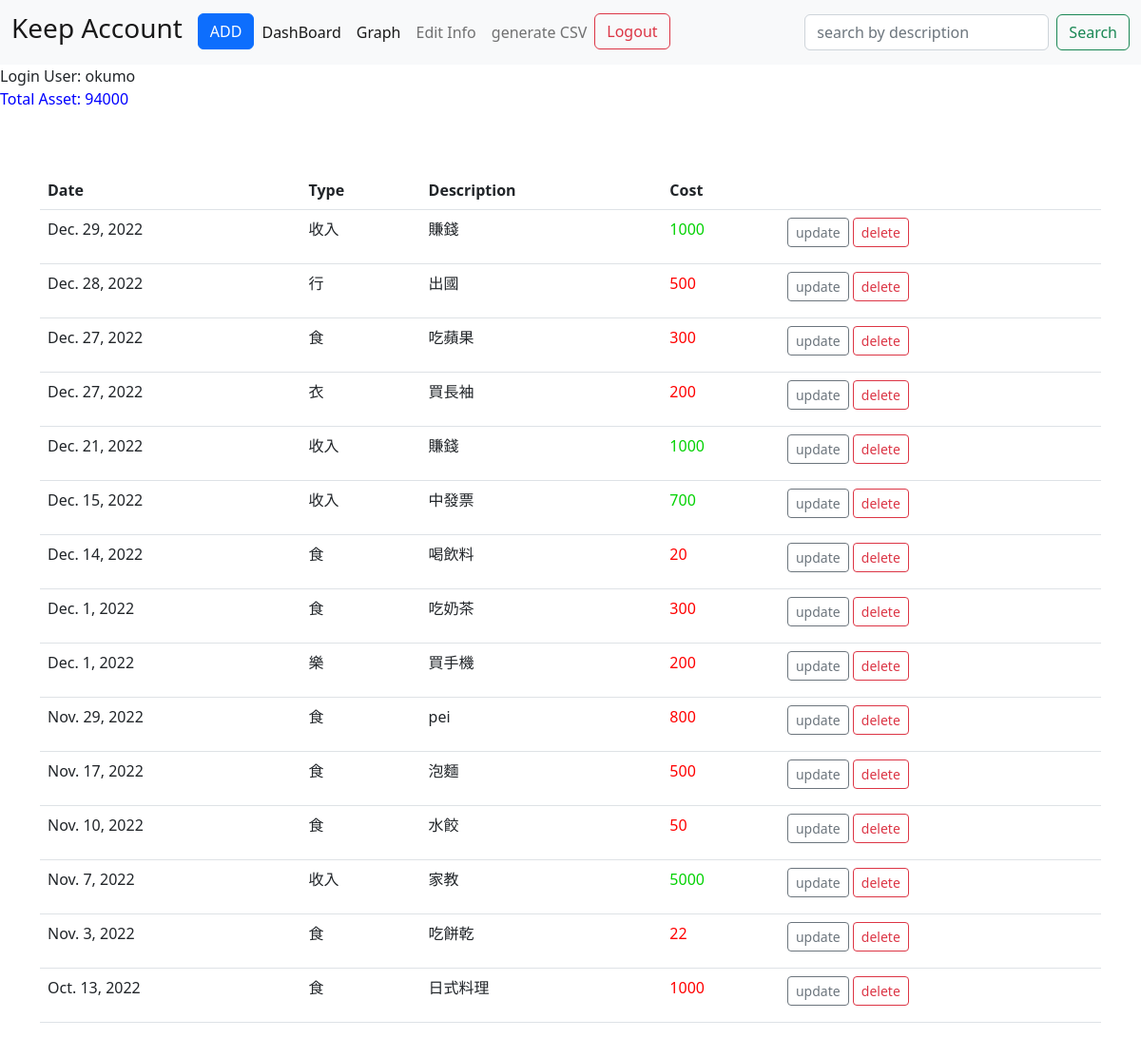
The page /keepAccount/ (signed in) on the database its author committed.
### keepAccount/models.py (models this page shows, shortened)
class account(models.Model):
    user=models.ForeignKey(User,blank=True,null=True, on_delete=models.CASCADE)
    description=models.TextField(blank=True)
    cost=models.IntegerField()
    date=models.DateField()
    type=models.CharField(max_length = 20,choices = TYPE_CHOICES,default = '1')

### keepAccount/views.py (the view, shortened to what this page needs)
# urls.py: path('', views.index, name='index'),
def index(request):
    costList=account.objects.filter(user=request.user).order_by('-date','-cost')
    if assets.objects.filter(user=request.user).exists():
        items=assets.objects.get(user=request.user)
        return render(request,'keepAccount/index.html',{
            'editForm':editForm,
            'costList':costList,
            'items':items.asset
        })
    return render(request,'keepAccount/index.html',{
            'editForm':editForm,
            'costList':costList,
        })

### keepAccount/templates/keepAccount/index.html (shortened to what this page needs)
{% extends "keepAccount/base.html" %}
{% block body %}
<br>
<div class="container">
    <table class="table">
        <thead>
            <tr>
                <th scope="col">Date</th>
                <th scope="col">Type</th>
                <th scope="col">Description</th>
                <th scope="col">Cost</th>
                <th scope="col"></th>
            </tr>
        </thead>
        <tbody>
            {% for list in costList%}
            <tr>
                <td>{{list.date}}</td>
                <td>{{list.type}}</td>
                <td>{{list.description}}</td>
                {% if list.type == '收入' %}
                <td>
                    <p style="color:rgb(4, 210, 4)">{{list.cost}}</p>
                </td>
                {% else %}
                <td>
                    <p style="color:rgb(255, 0, 0)">{{list.cost}}</p>
                </td>
                {% endif %}
                <td><a href="{% url 'update' list.id %}" class="btn btn-outline-secondary btn-sm">update</a>
                    <a href="{%url 'delete' list.id%}" class="btn btn-outline-danger btn-sm">delete</a>
                </td>
            </tr>
            {% endfor %}
        </tbody>
    </table>
</div>
{% endblock %}

### keepAccount/templates/keepAccount/base.html (shortened to what this page needs)
<!DOCTYPE html>
<html lang="en">
<head>
    <link href="https://cdn.jsdelivr.net/npm/bootstrap@5.2.3/dist/css/bootstrap.min.css" rel="stylesheet"
>
</head>
<body>
    <nav class="navbar navbar-expand-lg bg-light">
        <div class="container-fluid">
            <a class="navbar-brand" href="{% url 'index' %}">
                <h3>Keep Account</h3>
            </a>
            <div class="collapse navbar-collapse" id="navbarSupportedContent">
                <ul class="navbar-nav me-auto mb-2 mb-lg-0">
                    <li class="nav-item">
                        <button type="button" class="btn btn-primary" data-bs-toggle="modal"
                            data-bs-target="#exampleModal">
                            ADD
                        </button>
                    </li>
                    <li class="nav-item">
                        <a class="nav-link active" href="{%url 'overview'%}">DashBoard</a>
                    </li>
                    <li><a class="nav-link active" href="{% url 'graph' %}">Graph</a></li>
                    <li class="nav-item">
                        <a class="nav-link" href="{% url 'asset' %}">Edit Info</a>
                    </li>
                    <li class="nav-item">
                        <a class="nav-link" href="{% url 'generateCSV' %}">generate CSV</a>
                    </li>
                    <li class="nav-item">
                        {% if user.is_authenticated %}
                        <a class="btn btn-outline-danger" href="{%url 'logout'%}">Logout</a>
                        {% else %}
                        <a class="btn btn-outline-danger" href="{%url 'login'%}">Log In Here</a>
                        {% endif %}
                    </li>
                </ul>
                <form class="d-flex" role="search" action="{% url 'search'%}" method="POST">
                    <input class="form-control me-2" type="search" placeholder="search by description"
                        aria-label="Search" name="searched">
                    <button class="btn btn-outline-success" type="submit">Search</button>
                </form>
            </div>
        </div>
    </nav>
    Login User: {{user}}
    <br>
    <p style="color: blue;">
        {% if items %}
        Total Asset: {{items}}
        {% endif %}
    </p>
    <br>
    {% block body %}
    {% endblock %}
</body>
</html>

### rows shown on the page
account: date "Dec. 29, 2022", type "收入", description "賺錢", cost "1000"
account: date "Dec. 28, 2022", type "行", description "出國", cost "500"
account: date "Dec. 27, 2022", type "食", description "吃蘋果", cost "300"
account: date "Dec. 27, 2022", type "衣", description "買長袖", cost "200"
account: date "Dec. 21, 2022", type "收入", description "賺錢", cost "1000"
account: date "Dec. 15, 2022", type "收入", description "中發票", cost "700"
account: date "Dec. 14, 2022", type "食", description "喝飲料", cost "20"
account: date "Dec. 1, 2022", type "食", description "吃奶茶", cost "300"
account: date "Dec. 1, 2022", type "樂", description "買手機", cost "200"
account: date "Nov. 29, 2022", type "食", description "pei", cost "800"
account: date "Nov. 17, 2022", type "食", description "泡麵", cost "500"
account: date "Nov. 10, 2022", type "食", description "水餃", cost "50"
account: date "Nov. 7, 2022", type "收入", description "家教", cost "5000"
account: date "Nov. 3, 2022", type "食", description "吃餅乾", cost "22"
account: date "Oct. 13, 2022", type "食", description "日式料理", cost "1000"

### other values the page prints
{{ user }} "okumo"
{{ items }} "94000"
